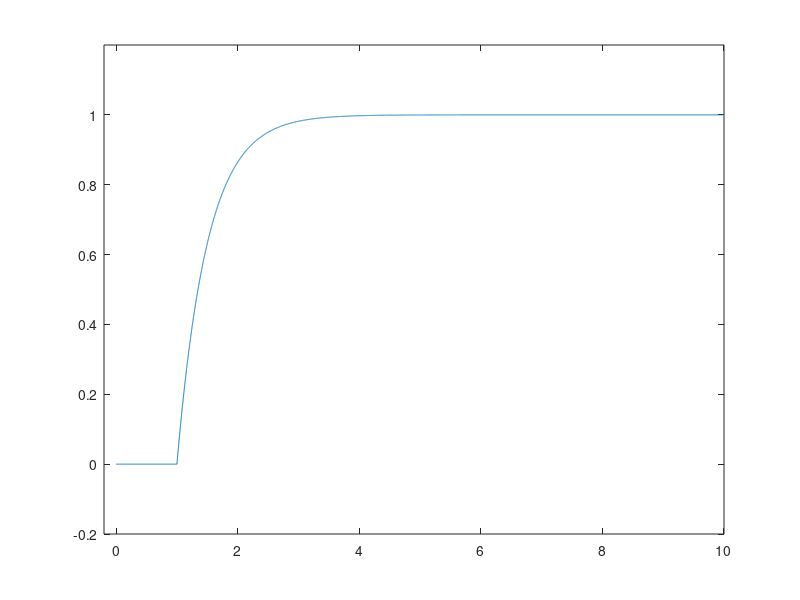

Reproduce this figure in MATLAB.
% G(s) = 1/(0.5s+1)
% step input @ 1[sec]
numG = [1]; denG = [0.5 1]; G = tf(numG,denG);

t = 0:0.001:10;
r = zeros(length(t), 1); r(find(t>=1))=1;
y = lsim(G, r, t);

plot(t, y);
axis([-0.2, 10, -0.2, 1.2]);